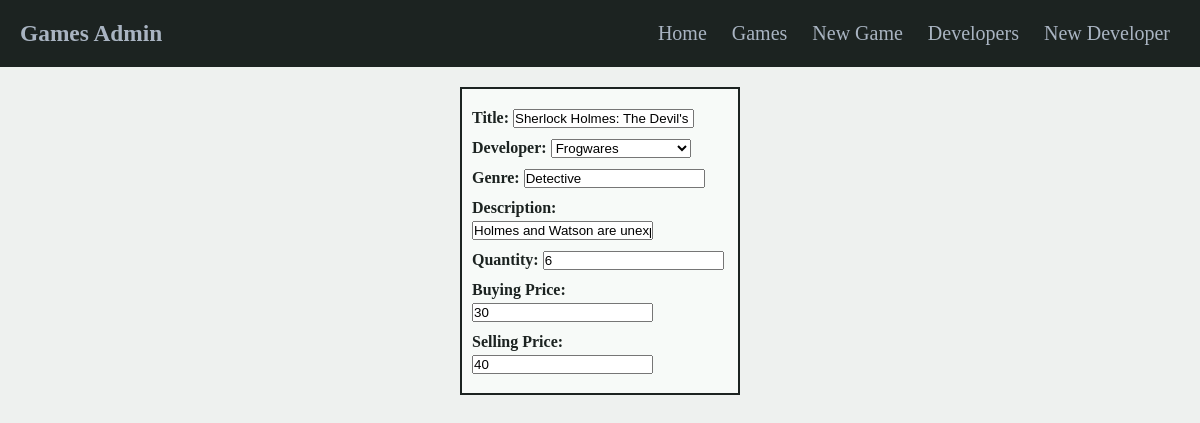
Page /games/4/edit on the earlier database version.
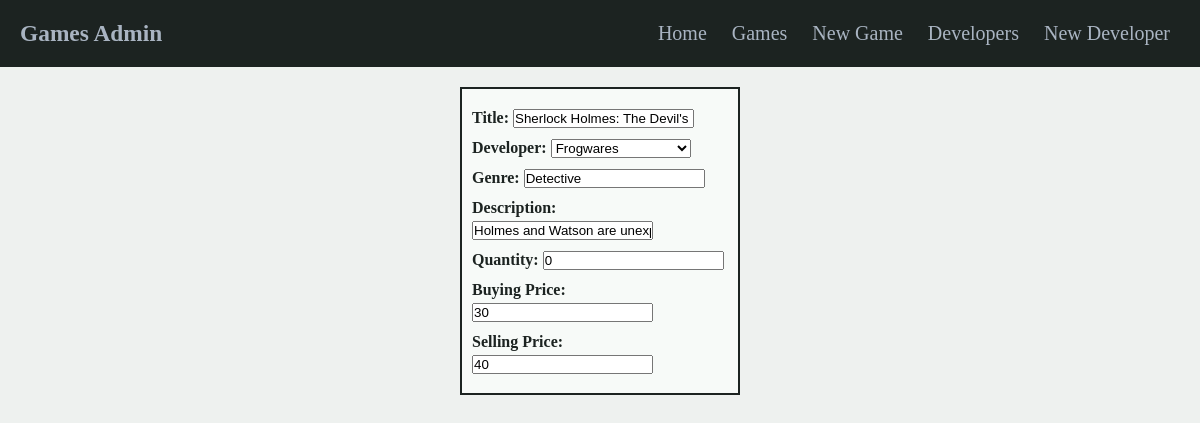
Same page on the later database version.
### tables this page shows
CREATE TABLE games (
    id INTEGER PRIMARY KEY AUTOINCREMENT,
    title VARCHAR,
    genre VARCHAR,
    description TEXT,
    stock_quantity INTEGER,
    buying_price INTEGER,
    selling_price INTEGER,
    mark_up INTEGER,
    developer_id INTEGER NOT NULL,
        FOREIGN KEY (developer_id)
            REFERENCES developers(id)
);

### controllers/games_controller.py (the view)
@games_blueprint.route("/games/<id>/edit", methods=['GET'])
def edit_game(id):
    game = game_repository.select(id)
    developers = developer_repository.select_all()
    return render_template('games/edit.html', game = game, all_developers = developers)

### db/run_sql.py (called while the page is built)
def get_db():
    path=os.path.dirname(os.path.abspath(__file__))
    db= os.path.join(path, "game_manager.db")
    conn=sqlite3.connect(db)
    conn.execute("PRAGMA foreign_keys=1")
    conn.row_factory=sqlite3.Row
    return conn

def run_sql(sql, values=[]):
    db=get_db()
    cursor=db.cursor()
    cursor.execute(sql, values)
    results=cursor.fetchall()
    db.commit()
    db.close()
    return results

### repositories/developer_repository.py (called while the page is built)
def select_all():
    developers = []
    sql = "SELECT * FROM developers"
    results = run_sql(sql)
    for row in results:
        active = True if row['active'] == 1 else False
        developer = Developer(row['name'], row['shipping_price'], row['shipping_time'], active, row['id'])
        developers.append(developer)
    return developers

def select(id):
    developer = None
    sql = "SELECT * FROM developers WHERE id =?"
    values = [id]
    result = run_sql(sql, values)[0]
    if result is not None:
        active = True if result['active'] == 1 else False
        developer = Developer(result['name'], result['shipping_price'], result['shipping_time'], active, result['id'])
    return developer

### templates/games/edit.html (shortened to what this page needs)
{% extends "base.html" %}
{% block content %}
<div class="container">
<div class="box2">
<form action="/games/{{game.id}}" method="post">
    <div class="title">
        <label for="title">Title:</label>
        <input type="text" id="title" name="title" placeholder="Title" value="{{game.title}}" required autofocus>
    </div>
    <div class="developer">
        <label for="developer">Developer:</label>
        <select id="developer" name="developer_id">
          {% for developer in all_developers %}
            <option value="{{ developer.id }}"
              {% if game.developer.id== developer.id %} selected="selected"{% endif %}>
              {{ developer.name }}
            </option>
          {% endfor %}
        </select>
      </div>
    <div class="genre">
        <label for="genre">Genre:</label>
        <input type="text" name="genre" id="genre" placeholder="Genre" value="{{game.genre}}" required>
    </div>
    <div class="description_title">
        <label for="description">Description:</label>
        <input name="description" id="description" value="{{game.description}}">
    </div>
    <div class="stock">
        <label for="stock">Quantity:</label>
        <input type="number" name="stock" id="stock" value="{{game.stock_quantity}}" required>
    </div>
    <div class="buy">
        <label for="buy">Buying Price:</label>
        <input type="number" name="buy" id="buy" value="{{game.buying_price}}" required>
    </div>
    <div class="sell">
        <label for="sell">Selling Price:</label>
        <input type="number" name="sell" id="sell" value="{{game.selling_price}}" required>
    </div>
</form>
</div>
</div>
{% endblock %}

Differences in the rows shown:
changed games "Sherlock Holmes: The Devil's Daughter": stock "6" → "0"
